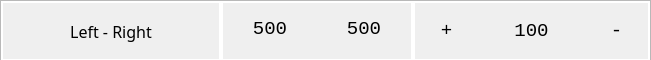
                  <widget class="QFrame" name="sub_frame_setting_scanning_radial">
                   <property name="minimumSize">
                    <size>
                     <width>0</width>
                     <height>60</height>
                    </size>
                   </property>
                   <property name="maximumSize">
                    <size>
                     <width>16777215</width>
                     <height>60</height>
                    </size>
                   </property>
                   <property name="styleSheet">
                    <string notr="true">	color: rgb(255,255,255);
	/*border-radius: 20px;\n    background:qlineargradient(spread:pad, x1:0, y2:1, x1:0, y2:1, stop:0 rgba(245, 245, 245, 255), stop:1 rgba(220, 220, 220, 255));*/
	background:rgb(230,230,230);
    border: 0px solid rgb(170,170,170);
	border-radius:0px;</string>
                   </property>
                   <property name="frameShape">
                    <enum>QFrame::StyledPanel</enum>
                   </property>
                   <property name="frameShadow">
                    <enum>QFrame::Raised</enum>
                   </property>
                   <layout class="QHBoxLayout" name="horizontalLayout_40">
                    <property name="spacing">
                     <number>0</number>
                    </property>
                    <property name="leftMargin">
                     <number>0</number>
                    </property>
                    <property name="topMargin">
                     <number>0</number>
                    </property>
                    <property name="rightMargin">
                     <number>0</number>
                    </property>
                    <property name="bottomMargin">
                     <number>0</number>
                    </property>
                    <item>
                     <widget class="QLabel" name="label_set_radial">
                      <property name="minimumSize">
                       <size>
                        <width>220</width>
                        <height>60</height>
                       </size>
                      </property>
                      <property name="maximumSize">
                       <size>
                        <width>220</width>
                        <height>60</height>
                       </size>
                      </property>
                      <property name="font">
                       <font>
                        <family>Segoe UI Semibold</family>
                        <pointsize>12</pointsize>
                       </font>
                      </property>
                      <property name="styleSheet">
                       <string notr="true">background:rgba(0,0,0,0);
color:black;
border:2px solid rgb(255,255,255);
border-radius:0px</string>
                      </property>
                      <property name="text">
                       <string>Left - Right</string>
                      </property>
                      <property name="alignment">
                       <set>Qt::AlignCenter</set>
                      </property>
                     </widget>
                    </item>
                    <item>
                     <widget class="QFrame" name="sub_frame_r_spd_range">
                      <property name="minimumSize">
                       <size>
                        <width>192</width>
                        <height>60</height>
                       </size>
                      </property>
                      <property name="maximumSize">
                       <size>
                        <width>192</width>
                        <height>60</height>
                       </size>
                      </property>
                      <property name="styleSheet">
                       <string notr="true">background:rgba(0,0,0,0);
color:black;
border:2px solid rgb(255,255,255);
border-radius:0px</string>
                      </property>
                      <property name="frameShape">
                       <enum>QFrame::StyledPanel</enum>
                      </property>
                      <property name="frameShadow">
                       <enum>QFrame::Raised</enum>
                      </property>
                      <layout class="QHBoxLayout" name="horizontalLayout_25">
                       <property name="spacing">
                        <number>0</number>
                       </property>
                       <property name="leftMargin">
                        <number>0</number>
                       </property>
                       <property name="topMargin">
                        <number>11</number>
                       </property>
                       <property name="rightMargin">
                        <number>0</number>
                       </property>
                       <property name="bottomMargin">
                        <number>11</number>
                       </property>
                       <item>
                        <widget class="QTextEdit" name="textEdit_lr_spd_range_max">
                         <property name="minimumSize">
                          <size>
                           <width>0</width>
                           <height>0</height>
                          </size>
                         </property>
                         <property name="maximumSize">
                          <size>
                           <width>16777215</width>
                           <height>60</height>
                          </size>
                         </property>
                         <property name="font">
                          <font>
                           <family>Consolas</family>
                           <pointsize>14</pointsize>
                          </font>
                         </property>
                         <property name="styleSheet">
                          <string notr="true">border:0px;</string>
                         </property>
                         <property name="verticalScrollBarPolicy">
                          <enum>Qt::ScrollBarAlwaysOff</enum>
                         </property>
                         <property name="horizontalScrollBarPolicy">
                          <enum>Qt::ScrollBarAlwaysOff</enum>
                         </property>
                         <property name="html">
                          <string>&lt;!DOCTYPE HTML PUBLIC &quot;-//W3C//DTD HTML 4.0//EN&quot; &quot;http://www.w3.org/TR/REC-html40/strict.dtd&quot;&gt;
&lt;html&gt;&lt;head&gt;&lt;meta name=&quot;qrichtext&quot; content=&quot;1&quot; /&gt;&lt;style type=&quot;text/css&quot;&gt;
p, li { white-space: pre-wrap; }
&lt;/style&gt;&lt;/head&gt;&lt;body style=&quot; font-family:'Consolas'; font-size:14pt; font-weight:400; font-style:normal;&quot;&gt;
&lt;p align=&quot;center&quot; style=&quot; margin-top:0px; margin-bottom:0px; margin-left:0px; margin-right:0px; -qt-block-indent:0; text-indent:0px;&quot;&gt;500&lt;/p&gt;&lt;/body&gt;&lt;/html&gt;</string>
                         </property>
                        </widget>
                       </item>
                       <item>
                        <widget class="QTextEdit" name="textEdit_lr_spd_range_min">
                         <property name="minimumSize">
                          <size>
                           <width>0</width>
                           <height>0</height>
                          </size>
                         </property>
                         <property name="maximumSize">
                          <size>
                           <width>16777215</width>
                           <height>60</height>
                          </size>
                         </property>
                         <property name="font">
                          <font>
                           <family>Consolas</family>
                           <pointsize>14</pointsize>
                          </font>
                         </property>
                         <property name="styleSheet">
                          <string notr="true">border:0px;</string>
                         </property>
                         <property name="verticalScrollBarPolicy">
                          <enum>Qt::ScrollBarAlwaysOff</enum>
                         </property>
                         <property name="horizontalScrollBarPolicy">
                          <enum>Qt::ScrollBarAlwaysOff</enum>
                         </property>
                         <property name="html">
                          <string>&lt;!DOCTYPE HTML PUBLIC &quot;-//W3C//DTD HTML 4.0//EN&quot; &quot;http://www.w3.org/TR/REC-html40/strict.dtd&quot;&gt;
&lt;html&gt;&lt;head&gt;&lt;meta name=&quot;qrichtext&quot; content=&quot;1&quot; /&gt;&lt;style type=&quot;text/css&quot;&gt;
p, li { white-space: pre-wrap; }
&lt;/style&gt;&lt;/head&gt;&lt;body style=&quot; font-family:'Consolas'; font-size:14pt; font-weight:400; font-style:normal;&quot;&gt;
&lt;p align=&quot;center&quot; style=&quot; margin-top:0px; margin-bottom:0px; margin-left:0px; margin-right:0px; -qt-block-indent:0; text-indent:0px;&quot;&gt;500&lt;/p&gt;&lt;/body&gt;&lt;/html&gt;</string>
                         </property>
                        </widget>
                       </item>
                      </layout>
                     </widget>
                    </item>
                    <item>
                     <widget class="QFrame" name="sub_frame_r_spd_step">
                      <property name="minimumSize">
                       <size>
                        <width>237</width>
                        <height>60</height>
                       </size>
                      </property>
                      <property name="maximumSize">
                       <size>
                        <width>16777215</width>
                        <height>60</height>
                       </size>
                      </property>
                      <property name="font">
                       <font>
                        <family>Consolas</family>
                        <pointsize>14</pointsize>
                       </font>
                      </property>
                      <property name="styleSheet">
                       <string notr="true">background:rgba(0,0,0,0);
color:black;
border:2px solid rgb(255,255,255);
border-radius:0px</string>
                      </property>
                      <property name="frameShape">
                       <enum>QFrame::StyledPanel</enum>
                      </property>
                      <property name="frameShadow">
                       <enum>QFrame::Raised</enum>
                      </property>
                      <layout class="QHBoxLayout" name="horizontalLayout_27">
                       <property name="topMargin">
                        <number>0</number>
                       </property>
                       <property name="bottomMargin">
                        <number>0</number>
                       </property>
                       <item>
                        <widget class="QPushButton" name="button_set_lr_spd_plus">
                         <property name="minimumSize">
                          <size>
                           <width>45</width>
                           <height>45</height>
                          </size>
                         </property>
                         <property name="maximumSize">
                          <size>
                           <width>45</width>
                           <height>45</height>
                          </size>
                         </property>
                         <property name="font">
                          <font>
                           <family>Consolas</family>
                           <pointsize>14</pointsize>
                          </font>
                         </property>
                         <property name="styleSheet">
                          <string notr="true">QPushButton {	
	color: black;
	border-radius: 10px;
	background:rgba(0,0,0,0);
	border: 0px solid rgba(170,170,170,0);
}
QPushButton::hover {
	background-color: rgb(224, 238, 249);
	color: rgb(100,100,100);
}
QPushButton::pressed {
	background-color:rgba(205, 205, 205, 255);
	color:white;
	
}</string>
                         </property>
                         <property name="text">
                          <string>+</string>
                         </property>
                        </widget>
                       </item>
                       <item>
                        <widget class="QLabel" name="label_set_lr_spd_step">
                         <property name="font">
                          <font>
                           <family>Consolas</family>
                           <pointsize>14</pointsize>
                          </font>
                         </property>
                         <property name="styleSheet">
                          <string notr="true">background:rgba(0,0,0,0);
color:black;
border:0px solid rgb(255,255,255);
border-radius:0px</string>
                         </property>
                         <property name="text">
                          <string>100</string>
                         </property>
                         <property name="alignment">
                          <set>Qt::AlignCenter</set>
                         </property>
                        </widget>
                       </item>
                       <item>
                        <widget class="QPushButton" name="button_set_lr_spd_minus">
                         <property name="minimumSize">
                          <size>
                           <width>45</width>
                           <height>45</height>
                          </size>
                         </property>
                         <property name="maximumSize">
                          <size>
                           <width>45</width>
                           <height>45</height>
                          </size>
                         </property>
                         <property name="font">
                          <font>
                           <family>Consolas</family>
                           <pointsize>14</pointsize>
                          </font>
                         </property>
                         <property name="styleSheet">
                          <string notr="true">QPushButton {	
	color: black;
	border-radius: 10px;
	background:rgba(0,0,0,0);
	border: 0px solid rgba(170,170,170,0);
}
QPushButton::hover {
	background-color: rgb(224, 238, 249);
	color: rgb(100,100,100);
}
QPushButton::pressed {
	background-color:rgba(205, 205, 205, 255);
	color:white;
	
}</string>
                         </property>
                         <property name="text">
                          <string>-</string>
                         </property>
                        </widget>
                       </item>
                      </layout>
                     </widget>
                    </item>
                   </layout>
                  </widget>
